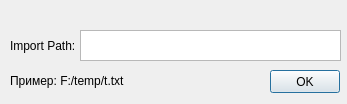
<?xml version="1.0" encoding="UTF-8"?>
<ui version="4.0">
 <class>Import</class>
 <widget class="QDialog" name="Import">
  <property name="geometry">
   <rect>
    <x>0</x>
    <y>0</y>
    <width>347</width>
    <height>104</height>
   </rect>
  </property>
  <property name="windowTitle">
   <string>Dialog</string>
  </property>
  <widget class="QLabel" name="label">
   <property name="geometry">
    <rect>
     <x>10</x>
     <y>30</y>
     <width>71</width>
     <height>31</height>
    </rect>
   </property>
   <property name="text">
    <string>Import Path:</string>
   </property>
  </widget>
  <widget class="QTextEdit" name="txtRes">
   <property name="geometry">
    <rect>
     <x>80</x>
     <y>30</y>
     <width>261</width>
     <height>31</height>
    </rect>
   </property>
  </widget>
  <widget class="QPushButton" name="pushButton">
   <property name="geometry">
    <rect>
     <x>270</x>
     <y>70</y>
     <width>70</width>
     <height>23</height>
    </rect>
   </property>
   <property name="text">
    <string>OK</string>
   </property>
  </widget>
  <widget class="QLabel" name="label_2">
   <property name="geometry">
    <rect>
     <x>10</x>
     <y>73</y>
     <width>221</width>
     <height>16</height>
    </rect>
   </property>
   <property name="text">
    <string>Пример: F:/temp/t.txt</string>
   </property>
  </widget>
 </widget>
 <resources/>
 <connections/>
</ui>
